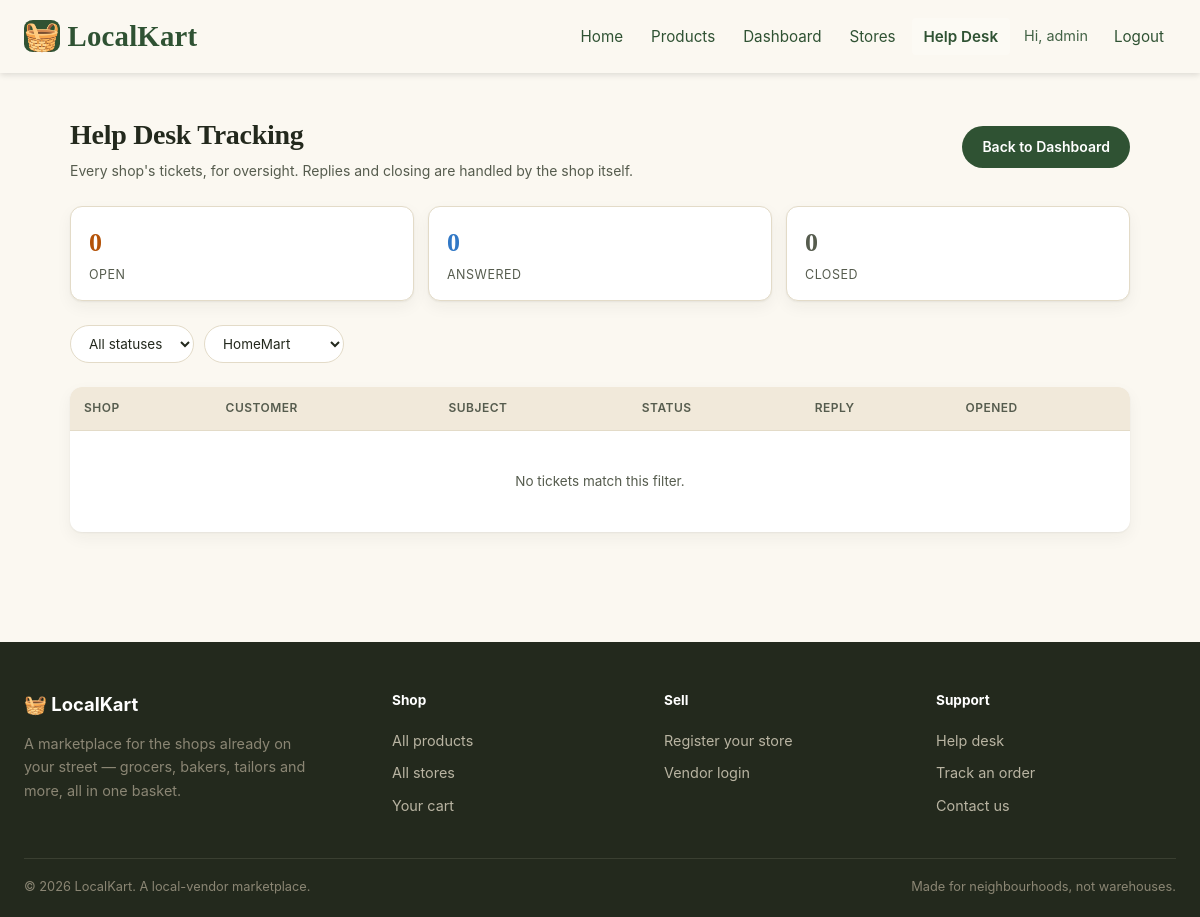
The page /admin_helpdesk.php?vendor=4 (signed in) on the database as committed earlier.
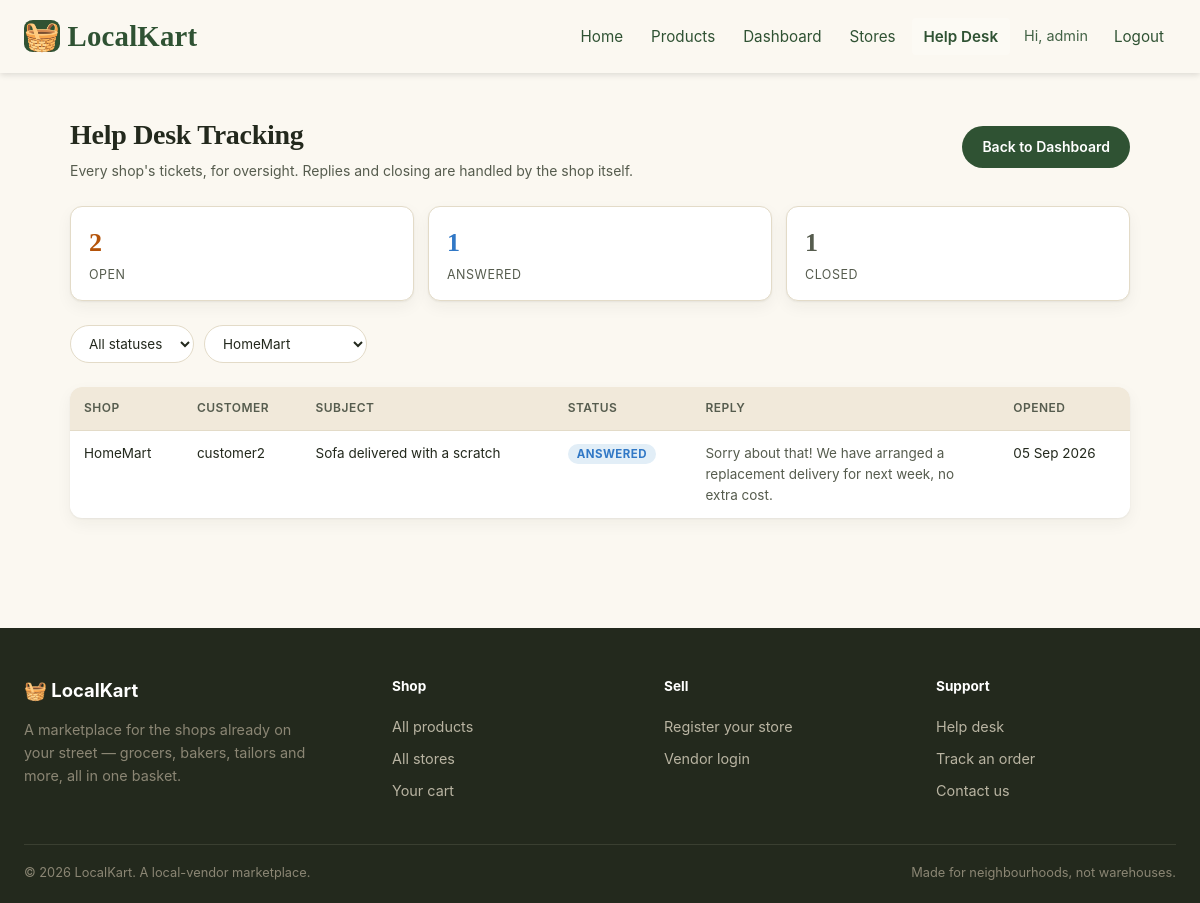
The same page on the database as committed later.
### tables this page shows
CREATE TABLE IF NOT EXISTS helpdesk (
    id INT AUTO_INCREMENT PRIMARY KEY,
    user_id INT NOT NULL,
    vendor_id INT NOT NULL,
    subject VARCHAR(150) NOT NULL,
    message TEXT NOT NULL,
    response TEXT,
    status ENUM('open', 'answered', 'closed') DEFAULT 'open',
    created_at TIMESTAMP DEFAULT CURRENT_TIMESTAMP,
    updated_at TIMESTAMP NULL,
    FOREIGN KEY (user_id) REFERENCES users(id) ON DELETE CASCADE,
    FOREIGN KEY (vendor_id) REFERENCES vendors(id) ON DELETE CASCADE
);

CREATE TABLE IF NOT EXISTS vendors (
    id INT AUTO_INCREMENT PRIMARY KEY,
    user_id INT NOT NULL,
    store_name VARCHAR(100) NOT NULL,
    address TEXT,
    verified BOOLEAN DEFAULT FALSE,
    FOREIGN KEY (user_id) REFERENCES users(id) ON DELETE CASCADE
);

CREATE TABLE IF NOT EXISTS users (
    id INT AUTO_INCREMENT PRIMARY KEY,
    username VARCHAR(50) UNIQUE NOT NULL,
    email VARCHAR(100) UNIQUE NOT NULL,
    password VARCHAR(255) NOT NULL,
    role ENUM('admin', 'shopkeeper', 'customer') NOT NULL,
    reset_token VARCHAR(64) NULL,
    reset_token_expires DATETIME NULL,
    created_at TIMESTAMP DEFAULT CURRENT_TIMESTAMP
);

### admin_helpdesk.php (the view, shortened to what this page needs)
<?php
require_once 'config.php';
$vendorFilter = isset($_GET['vendor']) ? (int) $_GET['vendor'] : 0;
$where = [];
$params = [];
if ($vendorFilter > 0) {
    $where[] = "h.vendor_id = ?";
    $params[] = $vendorFilter;
}
$whereSql = $where ? 'WHERE ' . implode(' AND ', $where) : '';
$tickets = [];
try {
    $stmt = $pdo->prepare("
        SELECT h.*, u.username, v.store_name
        FROM helpdesk h
        JOIN users u ON h.user_id = u.id
        JOIN vendors v ON h.vendor_id = v.id
        $whereSql
        ORDER BY h.created_at DESC
    ");
    $stmt->execute($params);
    $tickets = $stmt->fetchAll(PDO::FETCH_ASSOC);
} catch (PDOException $e) {
    $error = "Unable to load tickets.";
}
$counts = ['open' => 0, 'answered' => 0, 'closed' => 0];
try {
    $stmt = $pdo->query("SELECT status, COUNT(*) AS total FROM helpdesk GROUP BY status");
    foreach ($stmt->fetchAll(PDO::FETCH_ASSOC) as $row) {
        $counts[$row['status']] = (int) $row['total'];
    }
} catch (PDOException $e) {
}
$vendors = $pdo->query("SELECT id, store_name FROM vendors ORDER BY store_name")->fetchAll(PDO::FETCH_ASSOC);
?>
<!DOCTYPE html>
<html lang="en">
<head>
</head>
<body>
    <?php include 'partials/header.php'; ?>
    <div class="container">
        <div class="page-header">
            <div>
                <h2>Help Desk Tracking</h2>
                <p>Every shop's tickets, for oversight. Replies and closing are handled by the shop itself.</p>
            </div>
            <a href="admin.php" class="btn">Back to Dashboard</a>
        </div>
        <div class="summary">
            <div class="summary-card open">
                <div class="num"><?= $counts['open'] ?></div>
                <div class="label">Open</div>
            </div>
            <div class="summary-card answered">
                <div class="num"><?= $counts['answered'] ?></div>
                <div class="label">Answered</div>
            </div>
            <div class="summary-card closed">
                <div class="num"><?= $counts['closed'] ?></div>
                <div class="label">Closed</div>
            </div>
        </div>
        <form method="GET" class="filters">
            <select name="status" onchange="this.form.submit()">
                <option value="">All statuses</option>
            </select>
            <select name="vendor" onchange="this.form.submit()">
                <?php foreach ($vendors as $v): ?>
                    <option value="<?= $v['id'] ?>" <?= $vendorFilter === (int)$v['id'] ? 'selected' : '' ?>>
                        <?= htmlspecialchars($v['store_name']) ?>
                    </option>
                <?php endforeach; ?>
            </select>
        </form>
        <table>
            <thead>
                <tr>
                    <th>Shop</th>
                    <th>Customer</th>
                    <th>Subject</th>
                    <th>Status</th>
                    <th>Reply</th>
                    <th>Opened</th>
                </tr>
            </thead>
            <tbody>
                <?php if (empty($tickets)): ?>
                    <tr class="empty-row"><td colspan="6">No tickets match this filter.</td></tr>
                <?php else: ?>
                    <?php foreach ($tickets as $ticket): ?>
                        <tr>
                            <td><?= htmlspecialchars($ticket['store_name']) ?></td>
                            <td><?= htmlspecialchars($ticket['username']) ?></td>
                            <td><?= htmlspecialchars($ticket['subject']) ?></td>
                            <td><span class="status status-<?= htmlspecialchars($ticket['status']) ?>"><?= ucfirst($ticket['status']) ?></span></td>
                            <td class="msg-cell"><?= $ticket['response'] ? htmlspecialchars($ticket['response']) : '—' ?></td>
                            <td><?= htmlspecialchars(date('d M Y', strtotime($ticket['created_at']))) ?></td>
                        </tr>
                    <?php endforeach; ?>
                <?php endif; ?>
            </tbody>
        </table>
    </div>
    <?php include 'partials/footer.php'; ?>
</body>
</html>

Rows that differ between the two databases and show on the page:
added helpdesk: vendor.store_name "HomeMart", user.username "customer2", subject "Sofa delivered with a scratch", status "ANSWERED", response "Sorry about that! We have arranged a replacement delivery for next week, no extra cost.", created_at "05 Sep 2026"
Other text that changed with them:
$counts['open']: "0" → "2"
$counts['answered']: "0" → "1"
$counts['closed']: "0" → "1"
text no longer shown: "No tickets match this filter."
